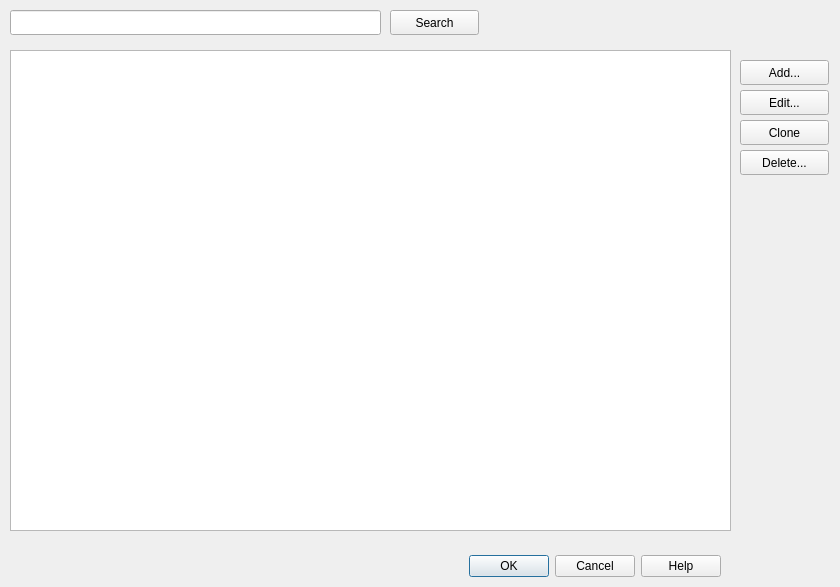
<?xml version="1.0" encoding="UTF-8"?>
<ui version="4.0">
 <class>CDlgGuid</class>
 <widget class="QDialog" name="CDlgGuid">
  <property name="geometry">
   <rect>
    <x>0</x>
    <y>0</y>
    <width>840</width>
    <height>587</height>
   </rect>
  </property>
  <property name="windowTitle">
   <string>GUID - Known nodes </string>
  </property>
  <widget class="QDialogButtonBox" name="buttonBox">
   <property name="geometry">
    <rect>
     <x>10</x>
     <y>550</y>
     <width>711</width>
     <height>32</height>
    </rect>
   </property>
   <property name="orientation">
    <enum>Qt::Horizontal</enum>
   </property>
   <property name="standardButtons">
    <set>QDialogButtonBox::Cancel|QDialogButtonBox::Help|QDialogButtonBox::Ok</set>
   </property>
  </widget>
  <widget class="QListView" name="listGuid">
   <property name="geometry">
    <rect>
     <x>10</x>
     <y>50</y>
     <width>721</width>
     <height>481</height>
    </rect>
   </property>
  </widget>
  <widget class="QPushButton" name="btnAdd">
   <property name="geometry">
    <rect>
     <x>740</x>
     <y>60</y>
     <width>89</width>
     <height>25</height>
    </rect>
   </property>
   <property name="text">
    <string>Add...</string>
   </property>
  </widget>
  <widget class="QPushButton" name="btnEdit">
   <property name="geometry">
    <rect>
     <x>740</x>
     <y>90</y>
     <width>89</width>
     <height>25</height>
    </rect>
   </property>
   <property name="text">
    <string>Edit...</string>
   </property>
  </widget>
  <widget class="QPushButton" name="btnClone">
   <property name="geometry">
    <rect>
     <x>740</x>
     <y>120</y>
     <width>89</width>
     <height>25</height>
    </rect>
   </property>
   <property name="text">
    <string>Clone</string>
   </property>
  </widget>
  <widget class="QPushButton" name="btnDelete">
   <property name="geometry">
    <rect>
     <x>740</x>
     <y>150</y>
     <width>89</width>
     <height>25</height>
    </rect>
   </property>
   <property name="text">
    <string>Delete...</string>
   </property>
  </widget>
  <widget class="QLineEdit" name="editSearch">
   <property name="geometry">
    <rect>
     <x>10</x>
     <y>10</y>
     <width>371</width>
     <height>25</height>
    </rect>
   </property>
  </widget>
  <widget class="QPushButton" name="btnSearch">
   <property name="geometry">
    <rect>
     <x>390</x>
     <y>10</y>
     <width>89</width>
     <height>25</height>
    </rect>
   </property>
   <property name="text">
    <string>Search</string>
   </property>
  </widget>
 </widget>
 <resources/>
 <connections>
  <connection>
   <sender>buttonBox</sender>
   <signal>accepted()</signal>
   <receiver>CDlgGuid</receiver>
   <slot>accept()</slot>
   <hints>
    <hint type="sourcelabel">
     <x>248</x>
     <y>254</y>
    </hint>
    <hint type="destinationlabel">
     <x>157</x>
     <y>274</y>
    </hint>
   </hints>
  </connection>
  <connection>
   <sender>buttonBox</sender>
   <signal>rejected()</signal>
   <receiver>CDlgGuid</receiver>
   <slot>reject()</slot>
   <hints>
    <hint type="sourcelabel">
     <x>316</x>
     <y>260</y>
    </hint>
    <hint type="destinationlabel">
     <x>286</x>
     <y>274</y>
    </hint>
   </hints>
  </connection>
 </connections>
</ui>
